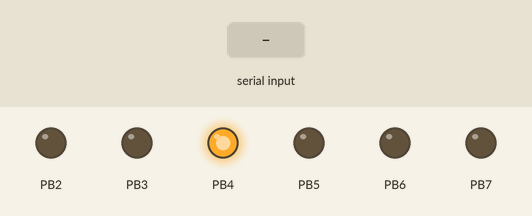
This program was run on a simulated ATmega328P, built with avr-gcc and emulated at 16 MHz. Shown: output pins drawn as LEDs (lit = HIGH). The test bench sets the inputs (shaded band). What the program prints to the serial monitor is not drawn.

Above: at 1.2 s.
1.3 s: "X" received over Serial
At 1.8 s:
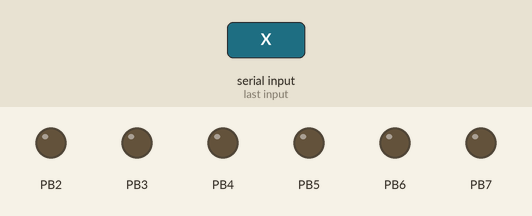
2.8 s: "Y" received over Serial
At 4.1 s:
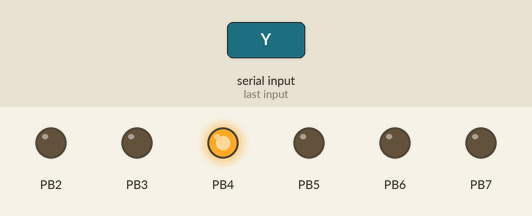
Timing chart, 0 to 5.8 s (numbered marks = the images above; inputs shaded):
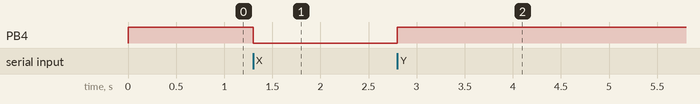

The program:

main.c
```c
/*
 * Serial_232_transmit_recieve.c
 *
 * Created: 26/05/2020 11:39:18
 * Author : bee
 */
#define F_CPU 16000000L
#include <avr/io.h>
#include <util/delay.h>
#include <avr/interrupt.h>
#include "USART_M328P.h"
uint8_t buffer;
volatile uint8_t StrRX_flag = 0;

ISR(USART_RX_vect){
	buffer= UDR0;
	StrRX_flag = 1;
}

int main(void)
{
    DDRB = 0b11111100;
	USART0Init();
	sei();
	USART_putstring("A");
	PORTB |= (1<<PORTB4);
    while (1)
    {
		if (StrRX_flag ==1){

			//turn off light
			if (buffer==89){
				PORTB |= (1<<PORTB4);//red


			}
			//turn off light
			else if (buffer==88){
				PORTB &=~ (1<<PORTB4);
			}
			StrRX_flag =0;
		}

	}//end while
}//end main
```

USART_M328P.c
```c
/*
 * USART_M328P.c
 *
 * Created: 23/04/2017 21:15:03
 *  Author: Dumitru
 */
//#include "USART_M328P.h"
#include <avr/io.h>
#include <util/delay.h>

#define USART_BAUDRATE 9600//38400
#define F_CPU 16000000UL  // 16 MHz
#define UBRR_VALUE (((F_CPU / (9600 * 16UL))) - 1)


void USART0Init(void)
{
	// Set baud rate
	UBRR0H = (uint8_t)(UBRR_VALUE>>8);
	UBRR0L = (uint8_t)UBRR_VALUE;
	// Set frame format to 8 data bits, no parity, 1 stop bit
	UCSR0C |= (1<<UCSZ01)|(1<<UCSZ00);
	//enable transmission and reception
	UCSR0B |= (1<<RXEN0)|(1<<TXEN0);
	// Enable the USART Receive interrupt
	UCSR0B |= (1 << RXCIE0 );
}


void USART0SendByte(int u8Data)
{
	//wait while previous byte is completed
	while(!(UCSR0A&(1<<UDRE0))){};
	// Transmit data
	UDR0 = u8Data;
}
int USART0ReceiveByte()
{
	// Wait for byte to be received
	while(!(UCSR0A&(1<<RXC0))){};
	// Return received data
	return UDR0;
}

void USART_putstring(char* StringPtr){

	while(*StringPtr != 0x00){
		USART0SendByte(*StringPtr);

	StringPtr++;

	}


}
void USART_send_char( char  data)
{
	//while the transmit buffer is not empty loop
	while(!(UCSR0A & (1<<UDRE0)));

	//when the buffer is empty write data to the transmitted
	UDR0 = data;
}
```

USART_M328P.h
```c
/*
 * USART_M328P.h
 *
 * Created: 23/04/2017 21:26:16
 *  Author: Dumitru
 */


#ifndef USART_M328P_H_
#define USART_M328P_H_
void USART0Init(void);
void USART0SendByte(int u8Data);
int USART0ReceiveByte();
void USART_putstring(char* StringPtr);
void USART_send_char( char  data);


#endif /* USART_M328P_H_ */


//if (StrRx_flag==1){
//	StrRx_flag=0;
//	PORTB |= (1 << PINB4); // PD4 goes high
//	_delay_ms(500);
//	PORTB &= ~(1 << PINB4); // PD0 goes low
//}
```

Measured:
- after the input at 1.3 s, PB4: HIGH → LOW at once
- after the input at 2.8 s, PB4: LOW → HIGH at once
